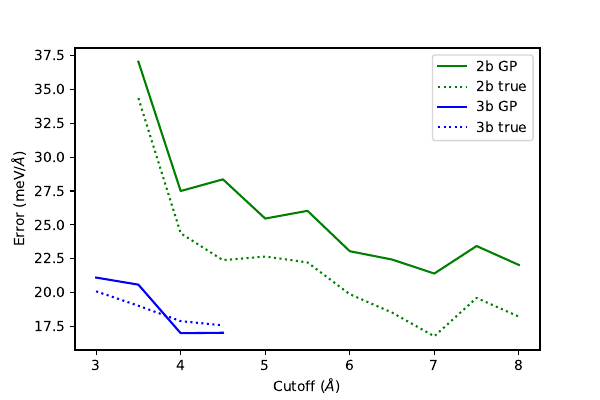

The script that saved this image:
import numpy as np
import matplotlib.pyplot as plt

fig2a_data = np.load('fig2a_data.npz')

two_cuts = fig2a_data['two_cuts']
two_noise = fig2a_data['two_noise']
two_rmse = fig2a_data['two_rmse']

three_cuts = fig2a_data['three_cuts']
three_noise = fig2a_data['three_noise']
three_rmse = fig2a_data['three_rmse']

plt.plot(two_cuts, two_noise, 'g-', label='2b GP')
plt.plot(two_cuts, two_rmse, 'g:', label='2b true')
plt.plot(three_cuts, three_noise, 'b-', label='3b GP')
plt.plot(three_cuts, three_rmse, 'b:', label='3b true')

plt.xlabel('Cutoff ($\AA$)')
plt.ylabel('Error (meV/$\AA$)')
plt.legend()


plt.savefig("fig2a.pdf")
plt.show()